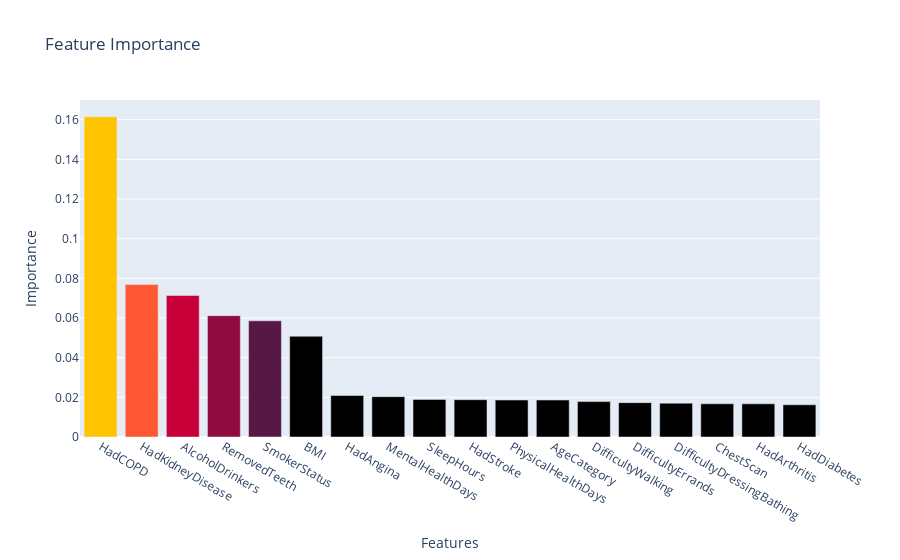

Notebook code for this chart:
### Markdown cell above
**2. Visualization**

### Code cell
#Get the feature importance from the model
importances = model.named_steps['classifier'].feature_importances_
#Get the names of the features
feature_names = categorical_features + numeric_features
#Sort the importances and feature names in descending order
indices = np.argsort(importances)[::-1]
sorted_importances = importances[indices]
sorted_feature_names = [feature_names[i] for i in indices if i < len(feature_names)]

#Visualize the feature importances
# Define a custom color palette
custom_colors = ['#FFC300', '#FF5733', '#C70039', '#900C3F', '#581845']
# Create a bar chart figure with custom colors
fig = go.Figure(data=go.Bar(x= sorted_feature_names, y= sorted_importances, marker=dict(color=custom_colors)))
# Update the layout of the figure
fig.update_layout(
    title='Feature Importance',
    xaxis=dict(title='Features'),
    yaxis=dict(title='Importance')
)
# Show the figure
fig.show()

### Figure 1 — Plotly figure (JSON) as saved in the notebook; plotly's stock layout.template omitted (floating-point values rounded to 4 significant figures)
{"data": [{"marker": {"color": ["#FFC300", "#FF5733", "#C70039", "#900C3F", "#581845"]}, "type": "bar", "x": ["HadCOPD", "HadKidneyDisease", "AlcoholDrinkers", "RemovedTeeth", "SmokerStatus", "BMI", "HadAngina", "MentalHealthDays", "SleepHours", "HadStroke", "PhysicalHealthDays", "AgeCategory", "DifficultyWalking", "DifficultyErrands", "DifficultyDressingBathing", "ChestScan", "HadArthritis", "HadDiabetes"], "y": [0.1614, 0.07685, 0.07135, 0.0612, 0.0586, 0.05079, 0.02092, 0.02034, 0.01895, 0.0188, 0.01865, 0.01864, 0.01785, 0.01733, 0.01707, 0.01676, 0.01671, 0.01625, 0.01588, 0.01476, 0.0147, 0.01414, 0.01392, 0.01354, 0.0132, 0.01294, 0.0129, 0.01278, 0.01243, 0.01187, 0.01143, 0.0112, 0.01113, 0.00946, 0.009418, 0.008823, 0.008789, 0.008761, 0.008097, 0.00786, 0.007247, 0.007109, 0.006569, 0.0059, 0.005234, 0.005054, 0.004185, 0.001597, 0.000601]}], "layout": {"title": {"text": "Feature Importance"}, "xaxis": {"title": {"text": "Features"}}, "yaxis": {"title": {"text": "Importance"}}}}
